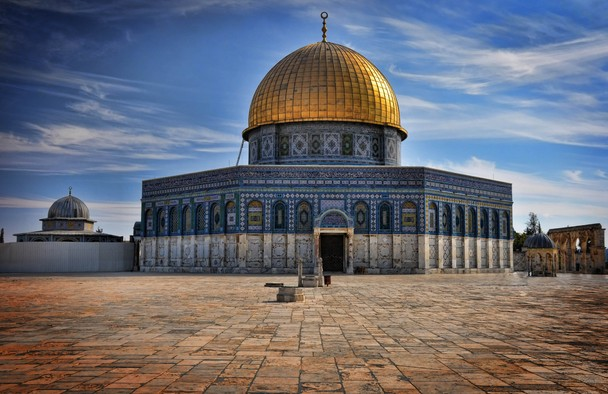
#> input picture alaqsa.jpg, 608 x 394 px
$ python Gaussian-Filtering.py
#> lines starting #> are read from the running program, lines starting #| are printed output that depends on the picture
import cv2
from matplotlib import pyplot as plt

img_path = r"alaqsa.jpg"

img = cv2.imread(img_path)
#> img is the input picture: shape (394, 608, 3); mean B, G, R 117, 107.3, 105.9

blur_img = cv2.GaussianBlur(img, (9, 9), sigmaX=34, sigmaY=36)
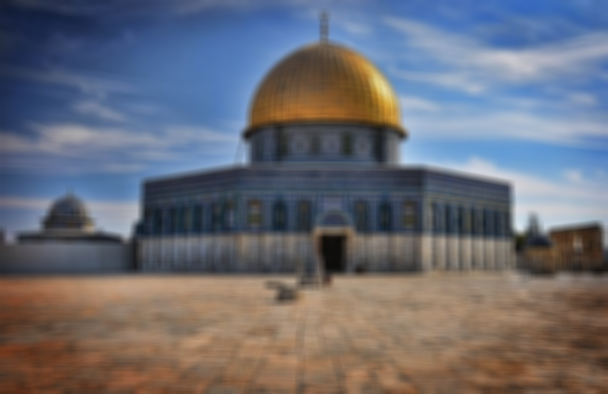
#> blur_img: shape (394, 608, 3); mean B, G, R 117, 107.3, 105.9

plt.subplot(121),plt.imshow(img)
plt.title('Input Image'), plt.xticks([]), plt.yticks([])
plt.subplot(122),plt.imshow(blur_img)
plt.title('Image after GF'), plt.xticks([]), plt.yticks([])
plt.show()
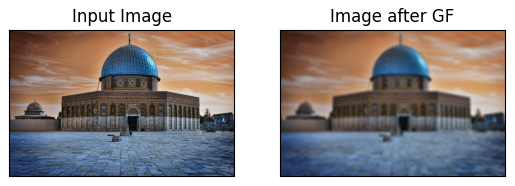
#> figure drawn by matplotlib, 2 panels; B, G, R data is drawn as R, G, B
